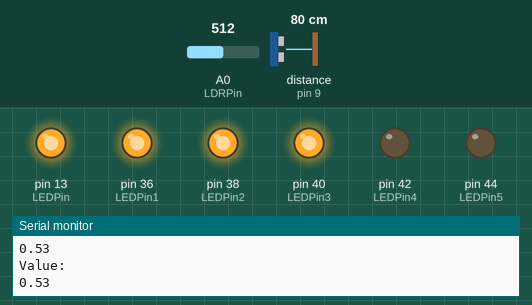
Recording of a sketch running on a simulated Arduino Mega 2560, built with avr-gcc and run on an emulated ATmega2560. Shown: output pins drawn as LEDs (lit = HIGH), the last lines printed to the serial monitor. Wiring (inferred from the names in the program): ultrasonic range finder: trigger pin 8; echo pin 9. Inputs (shaded band) come from the test bench; at power-on: distance to the obstacle (sensor on pin 9) 80 cm, A0 (LDRPin) = 512. The echo pulse lasts 58.3 µs per cm; pins used as bus, display or sensor lines are not drawn.

Above: at 1.3 s.
1.4 s: distance to the obstacle (sensor on pin 9) set to 64 cm
3.7 s: distance to the obstacle (sensor on pin 9) set to 57 cm
At 5.5 s:
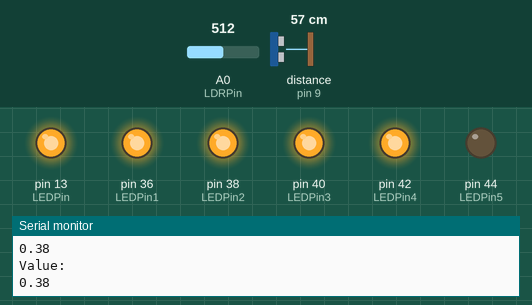
6.5 s: distance to the obstacle (sensor on pin 9) set to 32 cm
8.7 s: distance to the obstacle (sensor on pin 9) set to 27 cm
At 10.6 s:
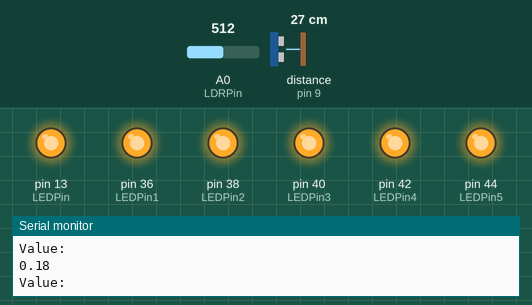
11.5 s: distance to the obstacle (sensor on pin 9) set to 120 cm
At 14.2 s:
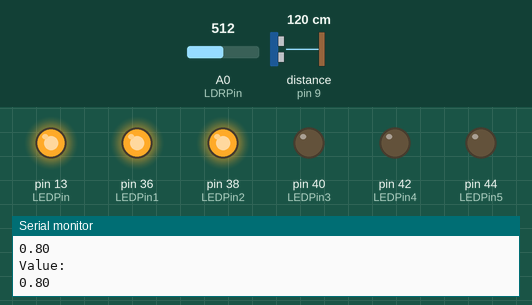
14.5 s: distance to the obstacle (sensor on pin 9) set to 95 cm
16.8 s: distance to the obstacle (sensor on pin 9) set to 85 cm
At 19.5 s:
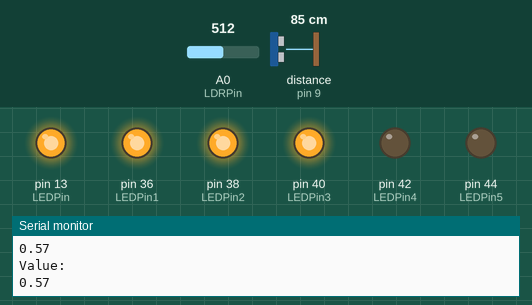
Timing chart, 0 to 20.6 s (numbered marks = the images above; inputs shaded):
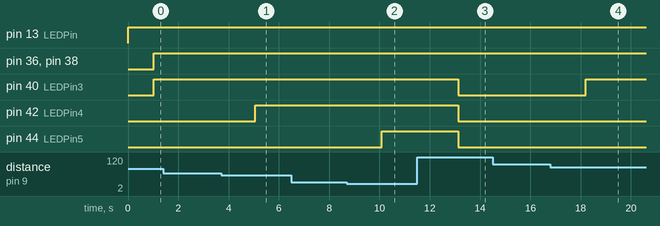

Measured:
- the behaviour switches between 61 and 60 cm on distance to the obstacle (sensor on pin 9) (found by bisection; images 0 and 1)
- the behaviour switches between 30 and 29 cm on distance to the obstacle (sensor on pin 9) (found by bisection; images 1 and 2)
- the behaviour switches between 91 and 90 cm on distance to the obstacle (sensor on pin 9) (found by bisection; images 3 and 4)
- after the input at 3.7 s, pin 42 (LEDPin4): LOW → HIGH after 1.4 s
- after the input at 8.7 s, pin 44 (LEDPin5): LOW → HIGH after 1.4 s
- after the input at 11.5 s, pin 40 (LEDPin3), pin 42 (LEDPin4), pin 44 (LEDPin5): HIGH → LOW after 1.6 s
- after the input at 16.8 s, pin 40 (LEDPin3): LOW → HIGH after 1.4 s

The sketch:

code.ino
```cpp
// Automatic light sensing

#define echoPin 9 // Echo Pin
#define trigPin 8 // Trigger Pin
#define LEDPin 13 // Onboard LED
#define LEDPin1 36
#define LEDPin2 38
#define LEDPin3 40
#define LEDPin4 42
#define LEDPin5 44

int maximumRange = 150; // Maximum range needed
int minimumRange = 5; // Minimum range needed
int range1 = 30;
int range2 = 60;
int range3 = 90;
int range4 = 120;
int range5 = 150;

long duration;   //, distance; // Duration used to calculate distance
float distance;
int count=0;
int count_5=0;
int count_4=0;
int count_3=0;
int count_2=0;
int count_1=0;

int LDRPin = A0; // select the input pin for ldr
int LDRValue = 0; // variable to store the value coming from the sensor

void setup() {
 Serial.begin (9600);
 pinMode(trigPin, OUTPUT);
 pinMode(echoPin, INPUT);
 pinMode(LEDPin, OUTPUT); // Use LED indicator (if required)

  pinMode(LEDPin1, OUTPUT);
  pinMode(LEDPin2, OUTPUT);
  pinMode(LEDPin3, OUTPUT);
  pinMode(LEDPin4, OUTPUT);
  pinMode(LEDPin5, OUTPUT);

}

void loop() {
/* The following trigPin/echoPin cycle is used to determine the
 distance of the nearest object by bouncing soundwaves off of it. */
 digitalWrite(LEDPin,HIGH);

  LDRValue = analogRead(LDRPin); // read the value from the sensor
//  Serial.println(LDRValue); //prints the values coming from the sensor on the screen
  if(LDRValue>=0 && LDRValue<=3)
  {
    //The light if off as the outside light or the sun’s intensity is greater than the threshold
    digitalWrite(LEDPin1,LOW);
    digitalWrite(LEDPin2,LOW);
    digitalWrite(LEDPin3,LOW);
    digitalWrite(LEDPin4,LOW);
    digitalWrite(LEDPin5,LOW);
    goto X;
   }


 digitalWrite(trigPin, LOW);
 delayMicroseconds(20);

 digitalWrite(trigPin, HIGH);
 delayMicroseconds(100);

 digitalWrite(trigPin, LOW);
 duration = pulseIn(echoPin, HIGH);

 //Calculate the distance (in cm) based on the speed of sound.
 distance = duration/58.2;

 if (distance >= maximumRange || distance <= minimumRange){
 /* Send a negative number to computer and Turn light OFF
 to indicate "out of range" */
 Serial.println("-1");
 digitalWrite(LEDPin, HIGH);
 }
 else {
 /* Send the distance to the computer using Serial protocol, and
 turn Light OFF to indicate successful reading. */
// Serial.println(distance);
 Serial.println("Value: ");
 Serial.println(distance/150);

 //digitalWrite(LEDPin, LOW);
 }

 if (distance >= minimumRange && distance <= range1 ){
  // light glowing at 100% intensity
  count_5++;
  count=0;
  count_4=0;
  count_3=0;
  count_2=0;
  count_1=0;
 }
 else if(distance > range1 && distance <= range2){
  // Light glowing at intensity less than 100%
  count_4++;
  count=0;
  count_5=0;
  count_3=0;
  count_2=0;
  count_1=0;
 }
  else if(distance > range2 && distance <= range3){
  // Light glowing at intensity less than 100%

  count_3++;
  count=0;
  count_5=0;
  count_4=0;
  count_2=0;
  count_1=0;
 }
  else if(distance > range3 && distance <= range4){
    // Light glowing at intensity less than 100%
  count_2++;
  count=0;
  count_5=0;
  count_4=0;
  count_3=0;
  count_1=0;
 }
  else if(distance > range4 && distance <= range5){
  // Light glowing at intensity less than 100%
  count_1++;
  count=0;
  count_5=0;
  count_4=0;
  count_3=0;
  count_2=0;
 }
else{
  count ++;
  count_5=0;
  count_4=0;
  count_3=0;
  count_2=0;
  count_1=0;

}


if(count_5==3){
  count_5=0;
  digitalWrite(LEDPin1,HIGH);
  digitalWrite(LEDPin2,HIGH);
  digitalWrite(LEDPin3,HIGH);
  digitalWrite(LEDPin4,HIGH);
  digitalWrite(LEDPin5,HIGH);
}
if(count_4==3){
  count_4=0;
  digitalWrite(LEDPin1,HIGH);
  digitalWrite(LEDPin2,HIGH);
  digitalWrite(LEDPin3,HIGH);
  digitalWrite(LEDPin4,HIGH);
  digitalWrite(LEDPin5,LOW);
}
if(count_3==3){
  count_3=0;
  digitalWrite(LEDPin1,HIGH);
  digitalWrite(LEDPin2,HIGH);
  digitalWrite(LEDPin3,HIGH);
  digitalWrite(LEDPin4,LOW);
  digitalWrite(LEDPin5,LOW);
}
if(count_2==3){
  count_2=0;
  digitalWrite(LEDPin1,HIGH);
  digitalWrite(LEDPin2,HIGH);
  digitalWrite(LEDPin3,LOW);
  digitalWrite(LEDPin4,LOW);
  digitalWrite(LEDPin5,LOW);
}

if(count_1==3){
  count_1=0;
  digitalWrite(LEDPin1,HIGH);
  digitalWrite(LEDPin2,LOW);
  digitalWrite(LEDPin3,LOW);
  digitalWrite(LEDPin4,LOW);
  digitalWrite(LEDPin5,LOW);
}

if(count==3){
  count=0;
  digitalWrite(LEDPin1,LOW);
  digitalWrite(LEDPin2,LOW);
  digitalWrite(LEDPin3,LOW);
  digitalWrite(LEDPin4,LOW);
  digitalWrite(LEDPin5,LOW);
}

 //Delay 50ms before next reading.
 X:
 delay(500);
}
```
